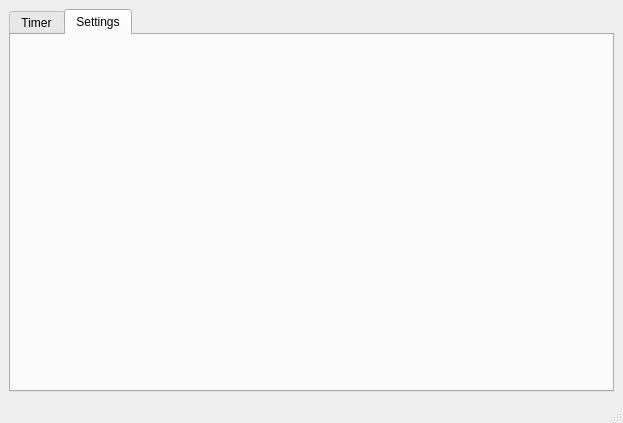
<?xml version="1.0" encoding="UTF-8"?>
<ui version="4.0">
 <class>MainWindow</class>
 <widget class="QMainWindow" name="MainWindow">
  <property name="geometry">
   <rect>
    <x>0</x>
    <y>0</y>
    <width>623</width>
    <height>423</height>
   </rect>
  </property>
  <property name="windowTitle">
   <string>MainWindow</string>
  </property>
  <widget class="QWidget" name="centralwidget">
   <layout class="QHBoxLayout" name="horizontalLayout">
    <item>
     <widget class="QTabWidget" name="tabWidget">
      <property name="currentIndex">
       <number>1</number>
      </property>
      <widget class="QWidget" name="TimerTab">
       <attribute name="title">
        <string>Timer</string>
       </attribute>
       <layout class="QHBoxLayout" name="horizontalLayout_2">
        <item>
         <widget class="TimerWidget" name="timerWidget" native="true"/>
        </item>
       </layout>
      </widget>
      <widget class="QWidget" name="SettingsTab">
       <attribute name="title">
        <string>Settings</string>
       </attribute>
       <layout class="QHBoxLayout" name="horizontalLayout_3">
        <item>
         <widget class="SettingsWidget" name="settingsWidget" native="true"/>
        </item>
       </layout>
      </widget>
     </widget>
    </item>
   </layout>
  </widget>
  <widget class="QMenuBar" name="menubar">
   <property name="geometry">
    <rect>
     <x>0</x>
     <y>0</y>
     <width>623</width>
     <height>21</height>
    </rect>
   </property>
  </widget>
  <widget class="QStatusBar" name="statusbar"/>
 </widget>
 <customwidgets>
  <customwidget>
   <class>TimerWidget</class>
   <extends>QWidget</extends>
   <header>timerwidget.hpp</header>
   <container>1</container>
  </customwidget>
  <customwidget>
   <class>SettingsWidget</class>
   <extends>QWidget</extends>
   <header>settingswidget.hpp</header>
   <container>1</container>
  </customwidget>
 </customwidgets>
 <resources/>
 <connections/>
</ui>
